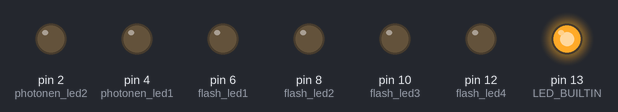
Bench run of a sketch on a simulated Arduino Uno, built with avr-gcc and run on an emulated ATmega328P. Parts: output pins drawn as LEDs (lit = HIGH).

Above: at 0.2 s.
At 12.74 s:
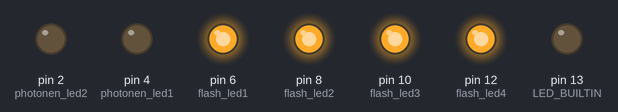
At 21.02 s:
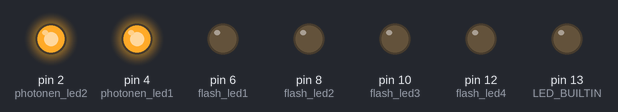
At 22.22 s:
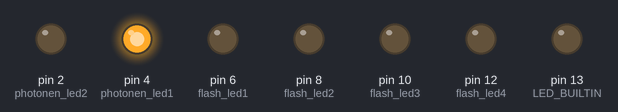
At 23.52 s:
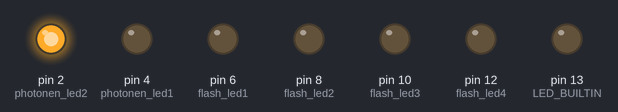
At 27.3 s:
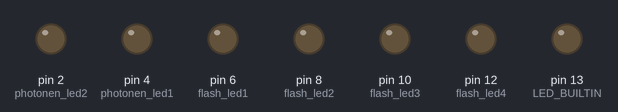
Timing chart, 0 to 32.3 s (numbered marks = the images above):
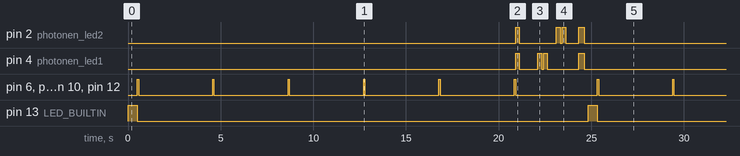

Measured:
- by itself, pin 6 (flash_led1), pin 8 (flash_led2), pin 10 (flash_led3), pin 12 (flash_led4): alternates HIGH for 0.07 s and LOW for 4.0 s
- by itself, pin 13 (LED_BUILTIN): alternates HIGH for 0.50 s and LOW for 24.3 s
- by itself, pin 4 (photonen_led1): repeats every 24.8 s: LOW 1.0 s, HIGH 0.20 s, LOW 0.10 s, HIGH 0.20 s, LOW 1.7 s, HIGH 0.30 s, LOW 21.1 s, HIGH 0.20 s
- by itself, pin 2 (photonen_led2): repeats every 24.8 s: LOW 2.0 s, HIGH 0.20 s, LOW 0.10 s, HIGH 0.20 s, LOW 0.70 s, HIGH 0.30 s, LOW 21.1 s, HIGH 0.20 s

The sketch:

enterprise_flash.ino
```cpp
int flash_led1=6;
int flash_led2=8;
int flash_led3=10;
int flash_led4=12;

int photonen_led1=4;
int photonen_led2=2;

void setup() {
  pinMode(flash_led1, OUTPUT);
  pinMode(flash_led2, OUTPUT);
  pinMode(flash_led3, OUTPUT);
  pinMode(flash_led4, OUTPUT);

  pinMode(photonen_led1, OUTPUT);
  pinMode(photonen_led2, OUTPUT);

  pinMode(LED_BUILTIN, OUTPUT);
}

void flash() {
  digitalWrite(flash_led1, HIGH);
  digitalWrite(flash_led2, HIGH);
  digitalWrite(flash_led3, HIGH);
  digitalWrite(flash_led4, HIGH);
  delay(70);
  digitalWrite(flash_led1, LOW);
  digitalWrite(flash_led2, LOW);
  digitalWrite(flash_led3, LOW);
  digitalWrite(flash_led4, LOW);
}

void photonen() {
  digitalWrite(photonen_led1, HIGH);
  digitalWrite(photonen_led2, HIGH);
  delay(200);
  digitalWrite(photonen_led1, LOW);
  digitalWrite(photonen_led2, LOW);

  delay(1000);

  digitalWrite(photonen_led1, HIGH);
  delay(200);
  digitalWrite(photonen_led1, LOW);
  delay(100);
  digitalWrite(photonen_led1, HIGH);
  delay(200);
  digitalWrite(photonen_led1, LOW);

  delay(500);

  digitalWrite(photonen_led2, HIGH);
  delay(200);
  digitalWrite(photonen_led2, LOW);
  delay(100);
  digitalWrite(photonen_led2, HIGH);
  delay(200);
  digitalWrite(photonen_led2, LOW);

  delay(700);

  digitalWrite(photonen_led1, HIGH);
  digitalWrite(photonen_led2, HIGH);
  delay(300);
  digitalWrite(photonen_led1, LOW);
  digitalWrite(photonen_led2, LOW);

  delay(200);
}

void loop() {
  digitalWrite(LED_BUILTIN, HIGH);   // turn the LED on
  delay(500);                       // wait for half a second
  digitalWrite(LED_BUILTIN, LOW);    // turn the LED off

  for (int i=0; i<5; i++){
    flash();
    delay(4000);
   }

  flash();
  photonen();
}
```
